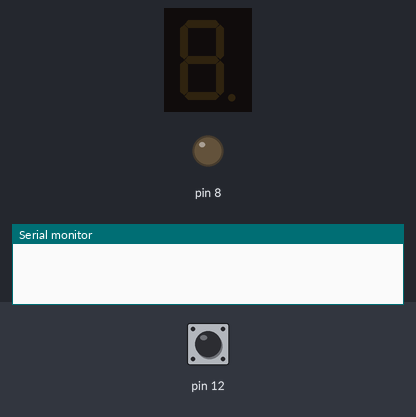
This sketch was run on a simulated Arduino Uno, built with avr-gcc and run on an emulated ATmega328P. Shown: 1-digit seven-segment display, output pins drawn as LEDs (lit = HIGH), the last lines printed to the serial monitor. Wiring (inferred from the names in the program): 1-digit 7-segment display, segments lit when HIGH: segments pin 3, pin 4, pin 7, pin 6, pin 5, pin 9, pin 2. Inputs (shaded band) come from the test bench; at power-on: pin 12 HIGH. The segment pins are drawn as the display they are named for; pins used as bus, display or sensor lines are not drawn.

Above: at 1.2 s.
1.3 s: pin 12 pulled LOW for 1 s
At 2.8 s:
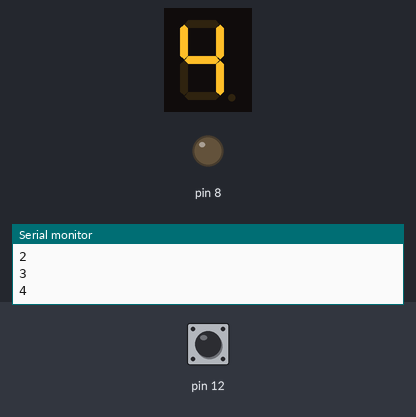
3.8 s: pin 12 pulled LOW for 0.15 s
At 4.1 s:
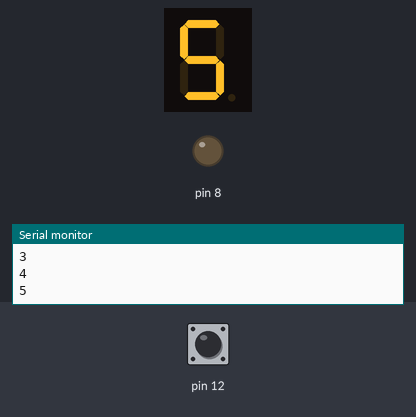
5.4 s: pin 12 pulled LOW for 0.15 s
At 6.5 s:
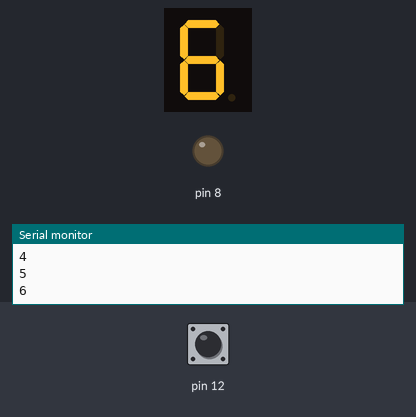
7.0 s: pin 12 pulled LOW for 3.2 s
At 11.3 s:
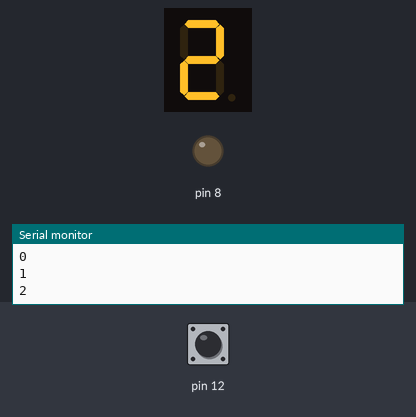
Timing chart, 0 to 12.7 s (numbered marks = the images above; inputs shaded):
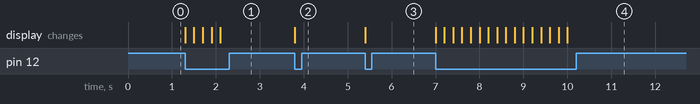

Measured:
- after the input at 1.3 s, the display: first changes at once (image 1 shows a later state)
- after the input at 3.8 s, the display: changes at once (image 2)
- after the input at 5.4 s, the display: changes at once (image 3)
- after the input at 7.0 s, the display: first changes at once (image 4 shows a later state)

The sketch:

leddisplay.ino
```cpp
int current_num = 0;
//pin order: 9,2,3,4,5,6,7
//dot: 8
int seven_seg_digits[10][7]{
  {1,0,1,1,1,1,1},
  {0,0,0,1,0,0,1},
  {0,1,1,1,1,1,0},
  {0,1,1,1,0,1,1},
  {1,1,0,1,0,0,1},
  {1,1,1,0,0,1,1},
  {1,1,1,0,1,1,1},
  {0,0,1,1,0,0,1},
  {1,1,1,1,1,1,1},
  {1,1,1,1,0,1,1}
};
int pin_order[7] = {9,2,3,4,5,6,7};

void writeDigit(int digit){
  for(int segment = 0; segment<7; segment++){
    digitalWrite(pin_order[segment], seven_seg_digits[digit][segment]);
  }
}

void writeDot(int dot){
  digitalWrite(8, dot);
}

void setup(){
  pinMode(12, INPUT_PULLUP);
  pinMode(9, OUTPUT);
  pinMode(2, OUTPUT);
  pinMode(3, OUTPUT);
  pinMode(4, OUTPUT);
  pinMode(5, OUTPUT);
  pinMode(6, OUTPUT);
  pinMode(7, OUTPUT);
  pinMode(8, OUTPUT);
  Serial.begin(9600);
  delay(50);
}

void loop(){
  int button = digitalRead(12);
  if(button == LOW && current_num<10){
    Serial.println(current_num);
    writeDigit(current_num);
    current_num++;
    delay(200);
  }
  else if(current_num>=10){
    current_num=0;
  }
}
```
